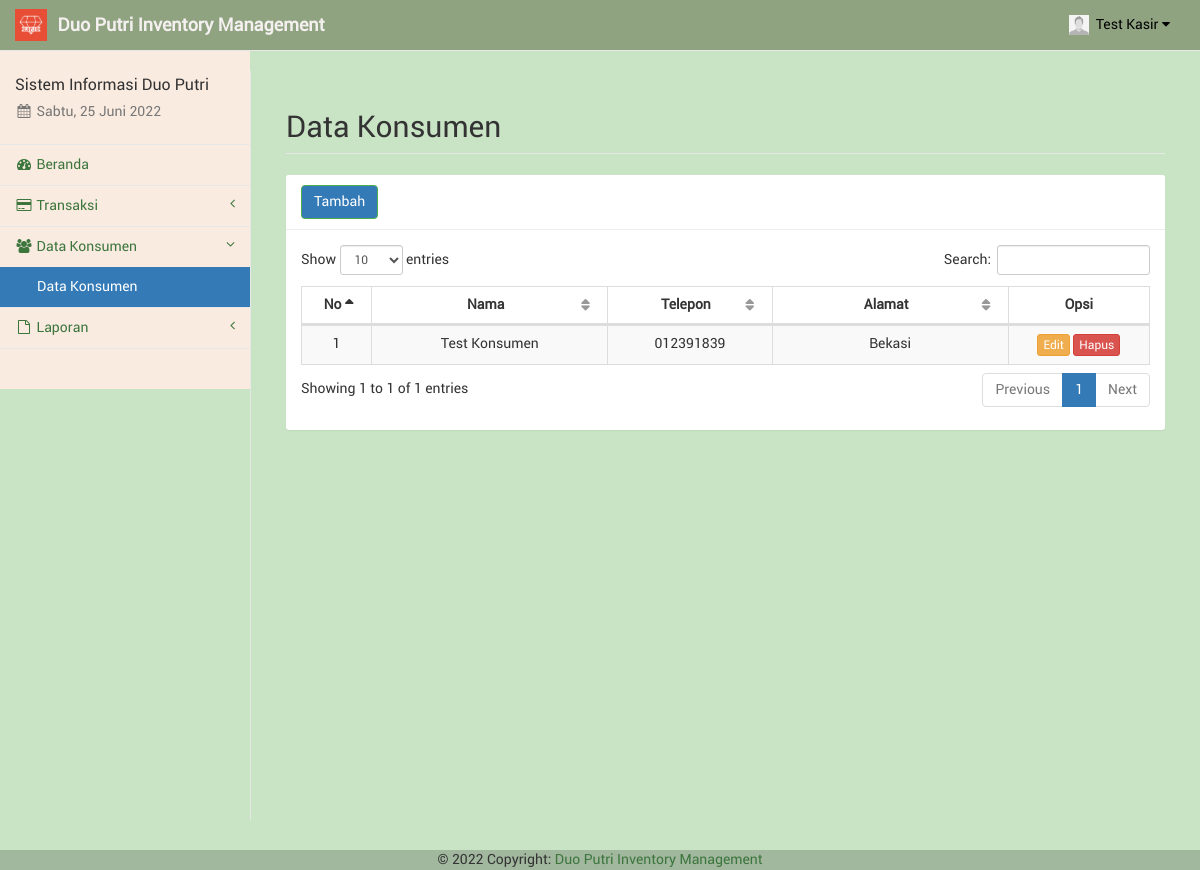
/kasir/konsumen.php (signed in), run on an earlier commit of the app's database.
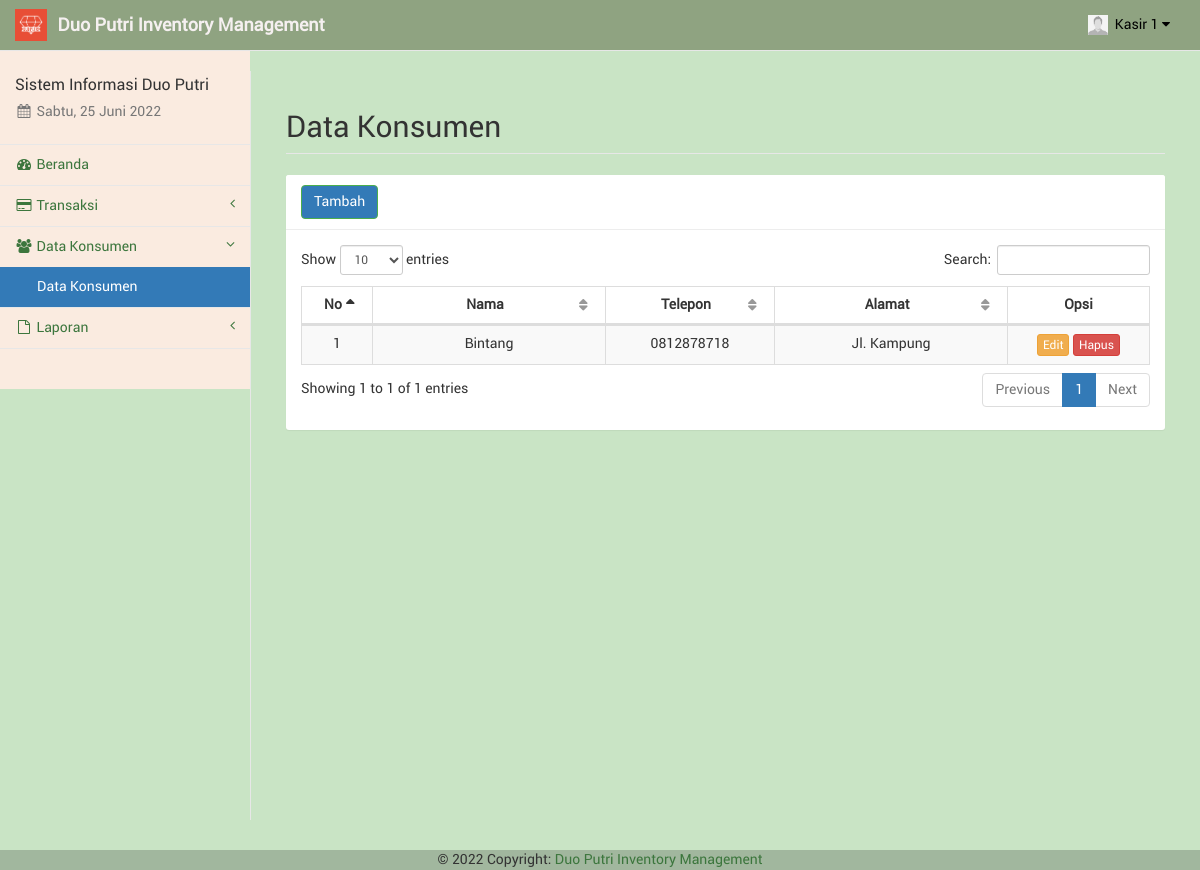
And on a later commit of the database.
### tables this page shows
CREATE TABLE `kasir` (
  `id_kasir` int(11) NOT NULL,
  `nama_kasir` varchar(50) NOT NULL,
  `telp_kasir` varchar(20) NOT NULL,
  `user_kasir` varchar(50) NOT NULL,
  `pass_kasir` varchar(100) NOT NULL,
  `foto_kasir` text NOT NULL,
  `id_adm` int(11) NOT NULL
);

CREATE TABLE `konsumen` (
  `id_kon` int(11) NOT NULL,
  `nama_kon` varchar(50) NOT NULL,
  `telp_kon` varchar(20) NOT NULL,
  `alamat_kon` text NOT NULL
);

### kasir/sess_check.php (called while the page is built, shortened)
<?php
	$chk_sess = $_SESSION['kasir'];
	include("dist/config/koneksi.php");
	$sql_sess = "SELECT * FROM kasir WHERE id_kasir='". $chk_sess ."'";
	$ress_sess = mysqli_query($conn, $sql_sess);
	$row_sess = mysqli_fetch_array($ress_sess);
	$sess_kasirname = $row_sess['nama_kasir'];
	$sess_kasirfoto = $row_sess['foto_kasir'];
?>

### kasir/konsumen.php (the view, shortened to what the changed rows need)
<?php
include("sess_check.php");
include("layout_top.php");
?>
<div id="page-wrapper" style="background-color: #C9E4C5;">
	<div class="container-fluid">
		<div class="row">
			<div class="col-lg-12">
				<h1 class="page-header">Data Konsumen</h1>
			</div>
		</div>
		<div class="row">
			<div class="col-lg-12">
				<div class="panel panel-default">
					<div class="panel-body">
						<table class="table table-striped table-bordered table-hover" id="tabel-data">
							<thead>
								<tr>
									<th width="1%">No</th>
									<th width="10%">Nama</th>
									<th width="5%">Telepon</th>
									<th width="10%">Alamat</th>
									<th width="5%">Opsi</th>
								</tr>
							</thead>
							<tbody>
								<?php
								$i = 1;
								$sql = "SELECT * FROM konsumen WHERE id_kon!='0' ORDER BY nama_kon ASC";
								$ress = mysqli_query($conn, $sql);
								while ($data = mysqli_fetch_array($ress)) {
									echo '<tr>';
									echo '<td class="text-center">' . $i . '</td>';
									echo '<td class="text-center">' . $data['nama_kon'] . '</td>';
									echo '<td class="text-center">' . $data['telp_kon'] . '</td>';
									echo '<td class="text-center">' . $data['alamat_kon'] . '</td>';
									echo '<td class="text-center">
													  <a href="konsumen_edit.php?kon=' . $data['id_kon'] . '" class="btn btn-warning btn-xs">Edit</a>'; ?>
									<a href="konsumen_hapus.php?kon=<?php echo $data['id_kon']; ?>" onclick="return confirm('Apakah anda yakin akan menghapus <?php echo $data['nama_kon']; ?>?');" class="btn btn-danger btn-xs">Hapus</a></td>
								<?php
									echo '</tr>';
									$i++;
								}
								?>
							</tbody>
						</table>
					</div>
				</div>
			</div>
		</div>
	</div>
</div>
<?php
include("layout_bottom.php");
?>

### kasir/layout_top.php (shortened to what the changed rows need)
<!DOCTYPE html>
<html lang="en">
<head>
	<link href="libs/bootstrap/dist/css/bootstrap.min.css" rel="stylesheet">
	<link href="libs/metisMenu/dist/metisMenu.min.css" rel="stylesheet">
	<link href="libs/datatables-plugins/integration/bootstrap/3/dataTables.bootstrap.css" rel="stylesheet">
	<link href="libs/datatables-responsive/css/dataTables.responsive.css" rel="stylesheet">
	<link href="dist/css/sb-admin-2.css" rel="stylesheet">
	<link href="dist/css/offline-font.css" rel="stylesheet">
	<link href="dist/css/custom.css" rel="stylesheet">
	<link href="libs/font-awesome/css/font-awesome.min.css" rel="stylesheet" type="text/css">
</head>
<body style="background-color: #C9E4C5 ;">
	<div id="wrapper" style="background-color: #C9E4C5;">
		<nav class="navbar navbar-default navbar-static-top" style="background-color: #8fa381 ;" role="navigation" style="margin-bottom: 0">
			<ul class="nav navbar-top-links navbar-right">
				<li class="dropdown dropdown-right">
					<a class="dropdown-toggle" style="color: black; " data-toggle="dropdown" href="#">
						<img src="../foto/<?php echo $sess_kasirfoto; ?>" width="20px" height="20px" padding="0px">&nbsp;&nbsp;<?php echo ucfirst($sess_kasirname); ?>&nbsp;<i class="fa fa-caret-down"></i>
					</a>
				</li>
			</ul>
		</nav>

What changed in the data, as far as the page shows it:
removed konsumen: nama_kon "Test Konsumen", telp_kon "012391839", alamat_kon "Bekasi"
changed kasir: nama_kasir "Test Kasir" → "Kasir 1"
added konsumen: nama_kon "Bintang", telp_kon "0812878718", alamat_kon "Jl. Kampung"
